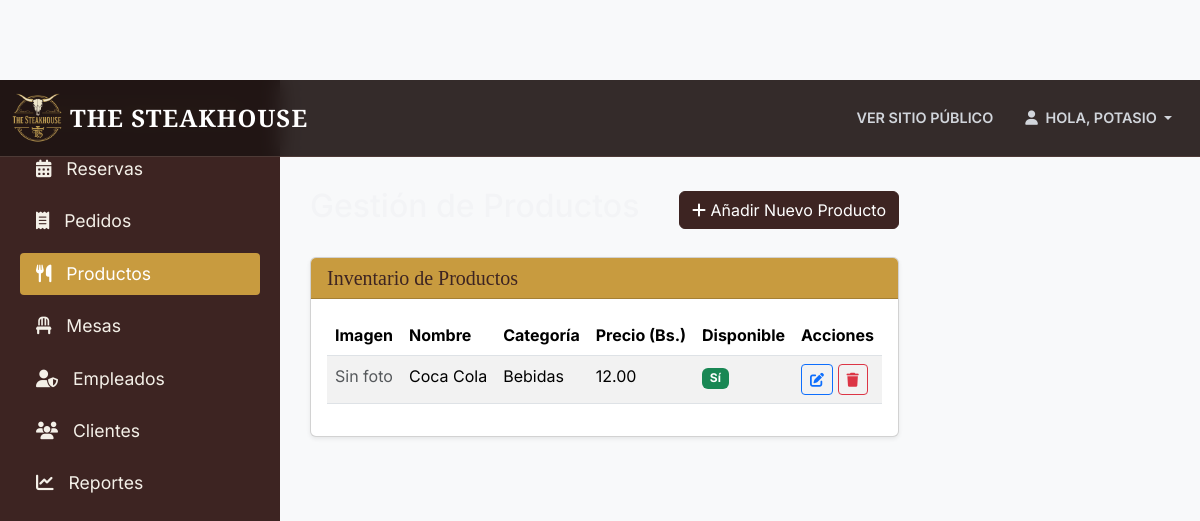
Page /panel/productos/ (signed in) on the earlier database version.
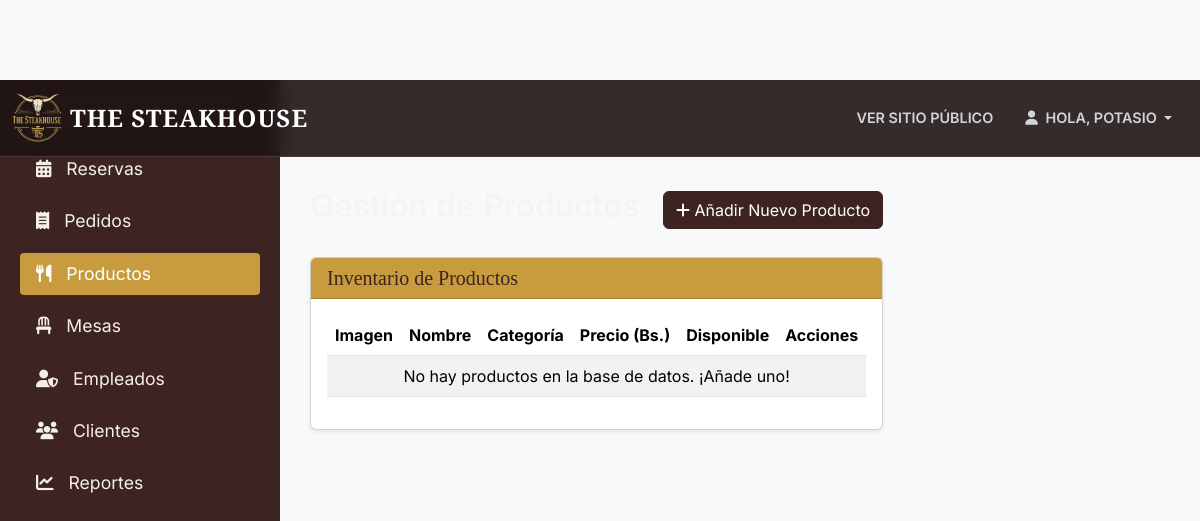
Same page on the later database version.
### productos/models.py (models this page shows, shortened)
class Producto(models.Model):
    CATEGORIA_CHOICES = (
        ('CARNE', 'Cortes de Carne'),
        ('HAMBURGUESA', 'Hamburguesas'),
        ('GUARNICION', 'Guarniciones'),
        ('BEBIDA', 'Bebidas'),
        ('POSTRE', 'Postres'),
    )
    nombre_producto = models.CharField(max_length=100)
    descripcion = models.TextField(blank=True, null=True)
    precio = models.DecimalField(max_digits=10, decimal_places=2)
    categoria = models.CharField(max_length=20, choices=CATEGORIA_CHOICES)
    disponible = models.BooleanField(default=True)
    imagen = models.ImageField(upload_to='productos/', blank=True, null=True)

### dashboard/views.py (the view)
# urls.py: path('productos/', views.producto_list, name='dashboard_productos'),
@admin_requerido
def producto_list(request):
    productos = Producto.objects.all().order_by('nombre_producto')
    context = {'productos': productos}
    return render(request, 'dashboard/producto_list.html', context)

### dashboard/views.py (called while the page is built)
def admin_requerido(function):
    return user_passes_test(
        lambda u: u.is_authenticated and u.is_staff,
        login_url='login',
        redirect_field_name=None
    )(function)

### templates/dashboard/producto_list.html
{% extends 'dashboard/base_dashboard.html' %}
{% block content %}
<div class="d-flex justify-content-between align-items-center mb-4">
    <h1 class="fs-2">Gestión de Productos</h1>
    <a href="{% url 'producto_create' %}" class="btn btn-primary" style="background-color: #3d2422; border-color: #3d2422;">
        <i class="fa fa-plus"></i> Añadir Nuevo Producto
    </a>
</div>
<div class="card shadow-sm">
    <div class="card-header card-header-gold">
        <h5 class="mb-0">Inventario de Productos</h5>
    </div>
    <div class="card-body">
        <div class="table-responsive">
            <table class="table table-striped table-hover">
                <thead>
                    <tr>
                        <th scope="col">Imagen</th>
                        <th scope="col">Nombre</th>
                        <th scope="col">Categoría</th>
                        <th scope="col">Precio (Bs.)</th>
                        <th scope="col">Disponible</th>
                        <th scope="col">Acciones</th>
                    </tr>
                </thead>
                <tbody>
                    {% for p in productos %}
                    <tr>
                        <td>
                            {% if p.imagen %}
                                <img src="{{ p.imagen.url }}" alt="{{ p.nombre_producto }}" width="60" class="img-thumbnail">
                            {% else %}
                                <span class="text-muted">Sin foto</span>
                            {% endif %}
                        </td>
                        <td>{{ p.nombre_producto }}</td>
                        <td>{{ p.get_categoria_display }}</td>
                        <td>{{ p.precio|floatformat:2 }}</td>
                        <td>
                            {% if p.disponible %}
                                <span class="badge bg-success">Sí</span>
                            {% else %}
                                <span class="badge bg-danger">No</span>
                            {% endif %}
                        </td>
                        <td>
                            <a href="{% url 'producto_update' p.pk %}" class="btn btn-sm btn-outline-primary">
                                <i class="fa fa-edit"></i>
                            </a>
                            <a href="{% url 'producto_delete' p.pk %}" class="btn btn-sm btn-outline-danger">
                                <i class="fa fa-trash"></i>
                            </a>
                        </td>
                    </tr>
                    {% empty %}
                    <tr>
                        <td colspan="6" class="text-center">No hay productos en la base de datos. ¡Añade uno!</td>
                    </tr>
                    {% endfor %}
                </tbody>
            </table>
        </div>
    </div>
</div>
{% endblock %}

Differences in the rows shown:
removed Producto: imagen "Sin foto", nombre_producto "Coca Cola", categoria "Bebidas", precio "12.00", disponible "Sí"
Other differences:
text now shown: "No hay productos en la base de datos. ¡Añade uno!"
